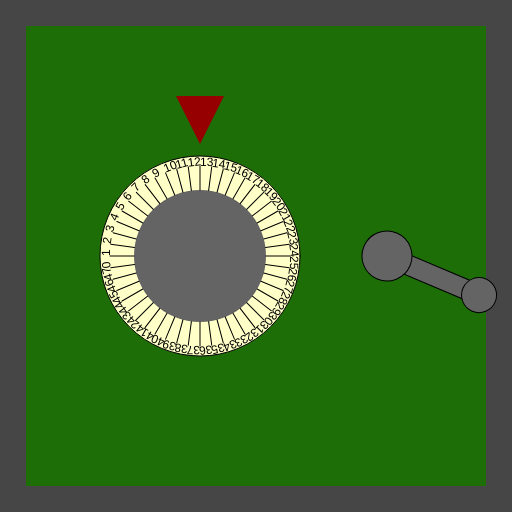
Frame 1 (no input)
Frame 60 (no input): identical to frame 1, image omitted
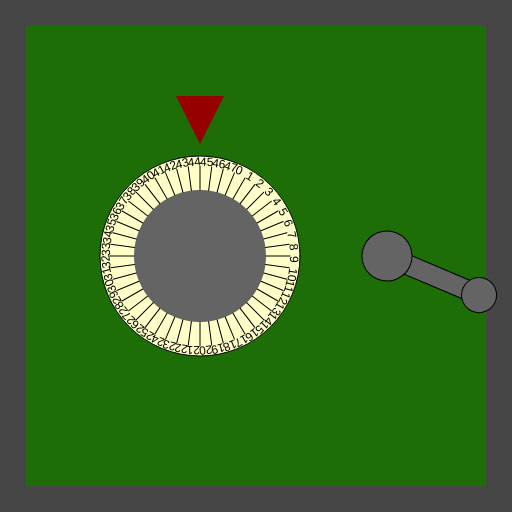
Frame 120 (the mouse pressed at the canvas centre since frame 60)

The p5.js sketch that drew these frames (run headless with seeded random() and noise() and a simulated clock; from frame 60 on, the mouse is pressed at the canvas centre):

// p5.js sketch
// ── sketch.js
/*

Officer: 1661810
CaseNum: 303-0-93873768-1661810

Case 303 - The Case of the Crooked Attorney
Stage 1 - Torvalds' Office

District Attorney Torvalds is well respected in Console City as an upstanding citizen and
enforcer of the law. Of course he’s as crooked as they come. I’ve had enough of having our
hard work at Sleuth and Co undermined by his bribes and back-payments. Let’s take take this
sucker down. I happen to know that Torvalds keeps his incriminating documents spread amongst
several safes in town. I’ll need you to bend the rules a little by breaking into them and
retrieving the incriminating evidence.

The first safe is in Torvald’s office. Crack it by doing the following:

	When the mouse button is pressed:
	- Make Classified_Locker_Code_0 equal to 45

	When the mouse button is released:
	- Make Classified_Locker_Code_0 equal to 5

	When any key is released:
	- Make Classified_Locker_Code_0 equal to 38

	Whilst the mouse is moving:
	- Make Classified_Locker_Code_0 equal to 13

	When any key is pressed:
	- Make Classified_Locker_Code_1 equal to 9

	Whilst the mouse is moving:
	- Make Classified_Locker_Code_1 equal to 67

	Whilst the mouse is being dragged:
	- Make Classified_Locker_Code_1 equal to 22

	When any key is released:
	- Make Classified_Locker_Code_1 equal to 83



There are many possible ways of investigating this case, but you
should use ONLY the following commands:

	- The assignment operator aka. the equals sign !

*/

//declare the variables

var Classified_Locker_Code_0;
var Classified_Locker_Code_1;


function preload()
{
	//IMAGES WILL BE LOADED HERE

}

function setup()
{
	createCanvas(512,512);

	//initialise the variables
	Classified_Locker_Code_0 = 0;
	Classified_Locker_Code_1 = 0;

}

///////////////////EVENT HANDLERS///////////////////

//Add your code to these events to open the safe ...

function mouseMoved()
{
	console.log("mouseMoved", mouseX, mouseY);
    Classified_Locker_Code_0 = 13;
    Classified_Locker_Code_1 = 67;
}

function mouseDragged()
{
	console.log("mouseDragged", mouseX, mouseY);
    Classified_Locker_Code_1 = 22;
}

function mousePressed()
{
	console.log("mousePressed");
    Classified_Locker_Code_0 = 45;
}

function mouseReleased()
{
	console.log("mouseReleased");
    Classified_Locker_Code_0 = 5;
}

function keyPressed()
{
	console.log("keyPressed", key);
    Classified_Locker_Code_1 = 9;
}

function keyReleased()
{
	console.log("keyReleased", key);
    Classified_Locker_Code_0 = 38;
    Classified_Locker_Code_1 = 83;
}

///////////////DO NOT CHANGE CODE BELOW THIS POINT///////////////////

function draw()
{


	//Draw the safe door
	background(70);
	noStroke();
	fill(29,110,6);
	rect(26,26,width-52,width-52);

	//Draw the combination dial
	push();
	translate(200,height/2);
	drawDial(200, Classified_Locker_Code_0, 48);
	pop();

	//Draw the lever
	push();
	translate(width - 125,256);
	drawLever(Classified_Locker_Code_1);
	pop();

}

function drawDial(diameter,num,maxNum)
{
	//the combination lock

	var r = diameter * 0.5;
	var p = r * 0.6;

	stroke(0);
	fill(255,255,200);
	ellipse(0,0,diameter,diameter);
	fill(100);
	noStroke();
	ellipse(0,0,diameter*0.66,diameter*0.66);
	fill(150,0,0);
	triangle(
		-p * 0.4,-r-p,
		p * 0.4,-r-p,
		0,-r-p/5
	);

	noStroke();

	push();
	var inc = 360/maxNum;

	rotate(radians(-num * inc));
	for(var i = 0; i < maxNum; i++)
	{
		push();
		rotate(radians(i * inc));
		stroke(0);
		line(0,-r*0.66,0,-(r-10));
		noStroke();
		fill(0);
		text(i,0,-(r-10));
		pop();
	}

	pop();
}

function drawLever(rot)
{
	push();
	rotate(radians(-rot))
	stroke(0);
	fill(100);
	rect(-10,0,20,100);
	ellipse(0,0,50,50);
	ellipse(0,100,35,35);
	pop();
}
